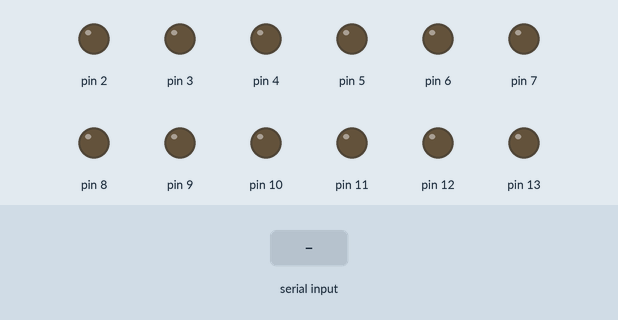
A sketch run on a simulated Arduino Uno, built with avr-gcc and run on an emulated ATmega328P. Parts: output pins drawn as LEDs (lit = HIGH). Inputs (shaded band) come from the test bench. What the sketch prints to the serial monitor is not drawn.

Above: at 1.2 s.
1.3 s: "A" received over Serial
At 1.9 s:
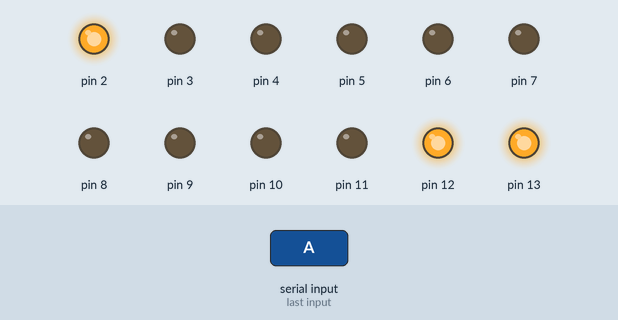
2.8 s: byte 2 (2) received over Serial
At 3.8 s:
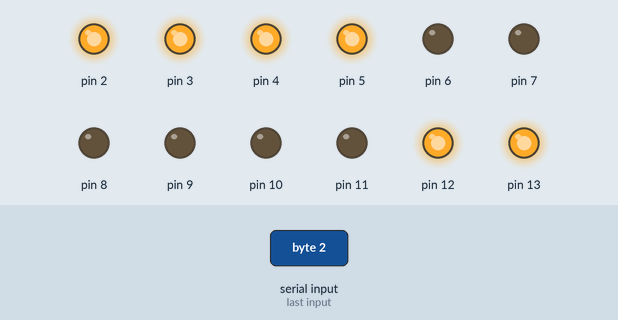
4.3 s: byte 3 (3) received over Serial
At 5.5 s:
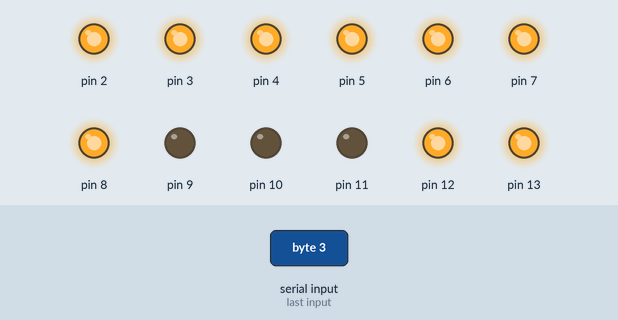
5.8 s: byte 4 (4) received over Serial
At 7.0 s:
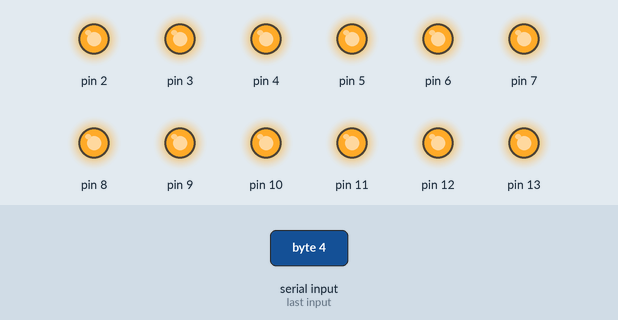
7.3 s: "a" received over Serial
At 8.0 s:
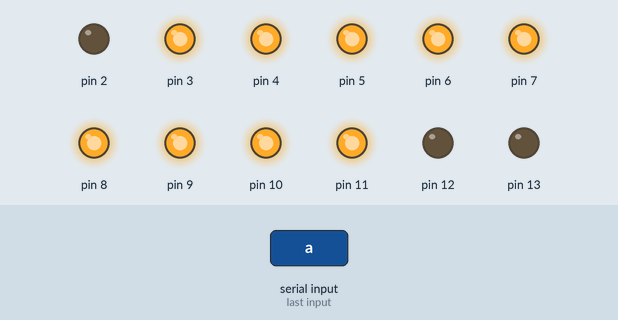
8.8 s: "b" received over Serial
At 10.2 s:
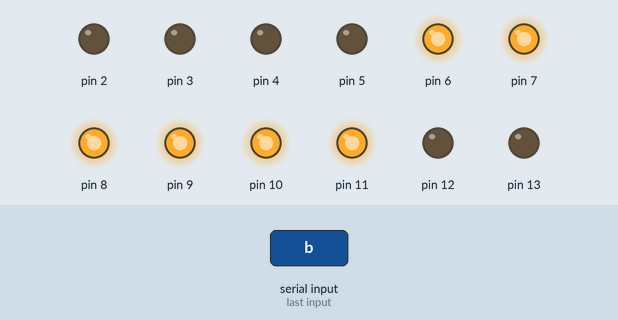
Timing chart, 0 to 11.3 s (numbered marks = the images above; inputs shaded):
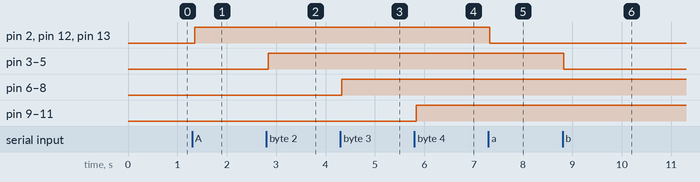

Measured:
- after the input at 1.3 s, pin 2, pin 12, pin 13: LOW → HIGH after 0.05 s
- after the input at 2.8 s, pin 3–5: LOW → HIGH at once
- after the input at 4.3 s, pin 6–8: LOW → HIGH at once
- after the input at 5.8 s, pin 9–11: LOW → HIGH at once
- after the input at 7.3 s, pin 2, pin 12, pin 13: HIGH → LOW at once
- after the input at 8.8 s, pin 3–5: HIGH → LOW at once

The sketch:

connect_unity.ino
```cpp
int pwmOutput = 0;
int ledState = 0;
void setup()
{

  pinMode(1, OUTPUT);
  pinMode(2, OUTPUT);
  pinMode(3, OUTPUT);
  pinMode(4, OUTPUT);
  pinMode(5, OUTPUT);
  pinMode(6, OUTPUT);
  pinMode(7, OUTPUT);
  pinMode(8, OUTPUT);
  pinMode(9, OUTPUT);
  pinMode(10, OUTPUT);
  pinMode(11, OUTPUT);
  pinMode(12, OUTPUT);
  pinMode(13, OUTPUT);

  digitalWrite(2, LOW);
  digitalWrite(3, LOW);
  digitalWrite(4, LOW);
  digitalWrite(5, LOW);
  digitalWrite(6, LOW);
  digitalWrite(7, LOW);
  digitalWrite(8, LOW);
  digitalWrite(9, LOW);
  digitalWrite(10, LOW);
  digitalWrite(11, LOW);
  digitalWrite(12, LOW);
  digitalWrite(13, LOW);

  Serial.begin(4800, SERIAL_8N1);
}

void loop()
{

  // Serial.println(Serial.available());

  // while (Serial.available() >= 3)
  // {

  //   Serial.println("Serial available!");
  //   Serial.println(Serial.read());
  //   byte ledPin = Serial.read();
  //   byte ledState = Serial.read();
  //   byte pwmValue = Serial.read();

  //   Serial.println("ledPin: ");
  //   Serial.println(ledPin);
  //   Serial.println(", ledState: ");
  //   Serial.println(ledState);
  //   Serial.println(", pwmValue: ");
  //   Serial.println(pwmValue);

  //   if (ledState == 3) // Motors 11, 12, 1
  //   {
  //       pwmOutput = map(pwmValue, 0, 255, 0, 255);
  //       analogWrite(ledPin, pwmOutput);
  //   }


  ledState = recvSerial();
  Serial.println("led state: " + ledState);

  if (ledState == 1)
  {
      digitalWrite(12, HIGH);
      digitalWrite(13, HIGH);
      digitalWrite(2, HIGH);
  }  else if (ledState == -1) {
      digitalWrite(12, LOW);
      digitalWrite(13, LOW);
      digitalWrite(2, LOW);
  }

  if (ledState == 2)
  {
      digitalWrite(3, HIGH);
      digitalWrite(4, HIGH);
      digitalWrite(5, HIGH);
  } else if (ledState == -2) {
      digitalWrite(3, LOW);
      digitalWrite(4, LOW);
      digitalWrite(5, LOW);
  }

  if (ledState == 3)
  {
      digitalWrite(6, HIGH);
      digitalWrite(7, HIGH);
      digitalWrite(8, HIGH);
  } else if (ledState == -3) {
      digitalWrite(6, LOW);
      digitalWrite(7, LOW);
      digitalWrite(8, LOW);
  }

  if (ledState == 4)
  {
     digitalWrite(9, HIGH);
     digitalWrite(10, HIGH);
     digitalWrite(11, HIGH);
  } else if (ledState == -4) {
     digitalWrite(9, LOW);
     digitalWrite(10, LOW);
     digitalWrite(11, LOW);
  }

  if (ledState == 5)
  {
      digitalWrite(2, HIGH);
      digitalWrite(3, HIGH);
      digitalWrite(4, HIGH);
      digitalWrite(5, HIGH);
      digitalWrite(6, HIGH);
      digitalWrite(7, HIGH);
      digitalWrite(8, HIGH);
      digitalWrite(9, HIGH);
      digitalWrite(10, HIGH);
      digitalWrite(11, HIGH);
      digitalWrite(12, HIGH);
      digitalWrite(13, HIGH);

      delay(1000);

      digitalWrite(2, LOW);
      digitalWrite(3, LOW);
      digitalWrite(4, LOW);
      digitalWrite(5, LOW);
      digitalWrite(6, LOW);
      digitalWrite(7, LOW);
      digitalWrite(8, LOW);
      digitalWrite(9, LOW);
      digitalWrite(10, LOW);
      digitalWrite(11, LOW);
      digitalWrite(12, LOW);
      digitalWrite(13, LOW);

      delay(1000);

  } else if (ledState == -5) {
      digitalWrite(2, LOW);
      digitalWrite(3, LOW);
      digitalWrite(4, LOW);
      digitalWrite(5, LOW);
      digitalWrite(6, LOW);
      digitalWrite(7, LOW);
      digitalWrite(8, LOW);
      digitalWrite(9, LOW);
      digitalWrite(10, LOW);
      digitalWrite(11, LOW);
      digitalWrite(12, LOW);
      digitalWrite(13, LOW);
  }
}

int recvSerial()
{
  if (Serial.available())
  {
    int serialData = Serial.read();
    switch (serialData)
    {
      case 'A':
        return 1;
        break;
      case 'a':
        return -1;
        break;
      case 'B':
        return 2;
        break;
      case 'b':
        return -2;
      case 'C':
        return 3;
        break;
      case 'c':
        return -3;
      case 'D':
        return 4;
        break;
      case 'd':
        return -4;
      case 'E':
        return 5;
        break;
      case 'e':
        return -5;
        break;
    }
  }
}


void resetPins()
{
    if (ledState == 15)
    {
      digitalWrite(2, LOW);
      digitalWrite(3, LOW);
      digitalWrite(4, LOW);
      digitalWrite(5, LOW);
      digitalWrite(6, LOW);
      digitalWrite(7, LOW);
      digitalWrite(8, LOW);
      digitalWrite(9, LOW);
      digitalWrite(10, LOW);
      digitalWrite(11, LOW);
      digitalWrite(12, LOW);
      digitalWrite(13, LOW);
    }
}
```
